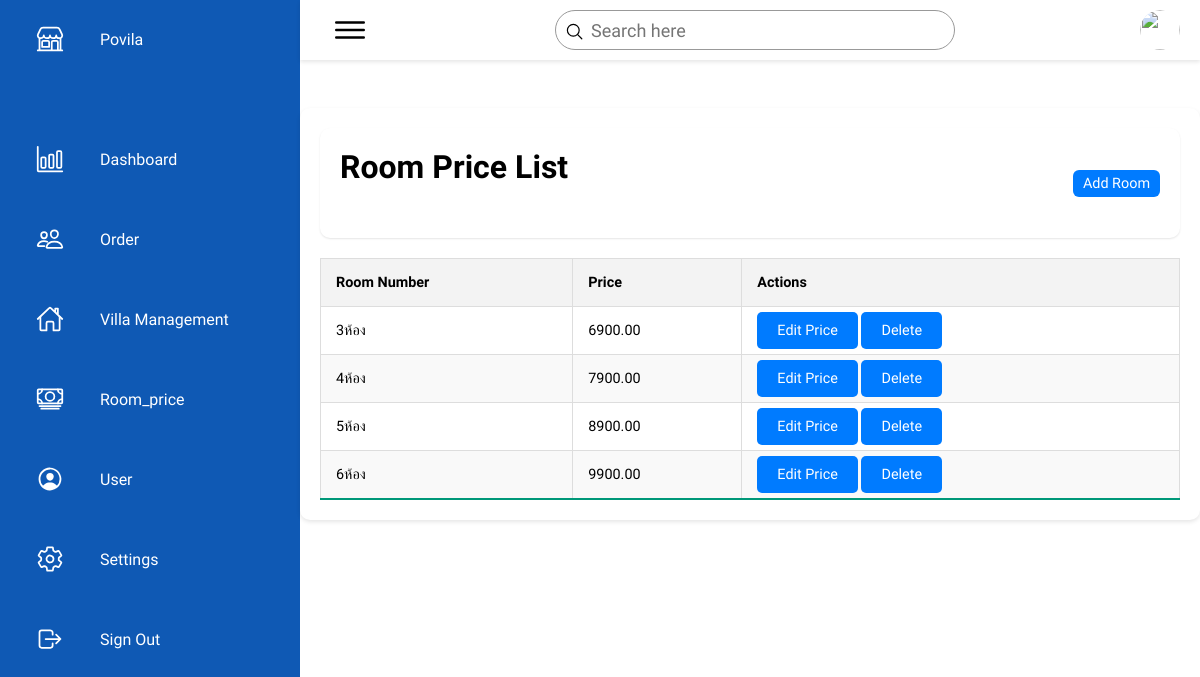
The page /webPovila/admin/room_price_list.php on the database its author committed.
### tables this page shows
CREATE TABLE `room_pirce` (
  `id` int(11) NOT NULL,
  `room` varchar(255) NOT NULL,
  `price` decimal(10,2) NOT NULL
);

### webPovila/admin/room_price_list.php (the view, shortened to what this page needs)
<!DOCTYPE html>
<html lang="en">
<head>
    <link rel="stylesheet" href="../css/admin.css">
    <link rel="stylesheet" href="../css/order.css">
    <link rel="stylesheet" href="../css/user.css">
</head>
<body>
    <div class="container">
        <?php include 'menu.php'; ?>
        <div class="details2">
            <div class="recentOrders">
                <div class="cardHeader">
                    <h2>Room Price List</h2>
                    <a href="add_room.php" class="btn">Add Room</a>
                </div>
                <table>
                    <thead>
                        <tr>
                            <th>Room Number</th>
                            <th>Price</th>
                            <th>Actions</th>
                        </tr>
                    </thead>
                    <tbody>
                        <?php
                        include 'db_connection.php';
                        $sql = "SELECT room, price FROM room_pirce";
                        $result = $conn->query($sql);
                        if ($result->num_rows > 0) {
                            while ($row = $result->fetch_assoc()) {
                                echo "<tr>";
                                echo "<td>{$row['room']}</td>";
                                echo "<td>{$row['price']}</td>";
                                echo "<td>
                                        <a href='edit_price.php?id={$row['room']}' class='btn'>Edit Price</a>
                                        <a href='#' onclick='confirmDelete({$row['room']})' class='btn'>Delete</a>
                                      </td>";
                                echo "</tr>";
                            }
                        } else {
                            echo "<tr><td colspan='3'>No rooms found</td></tr>";
                        }
                        ?>
                    </tbody>
                </table>
            </div>
        </div>
    </div>
</body>
</html>

### webPovila/css/admin.css (style rules this page uses)
* { font-family: "Ubuntu", sans-serif; margin: 0; padding: 0; box-sizing: border-box; }
:root { --blue: #0f59b4; --blue1: #007BFF; --white: #fff; --gray: #f5f5f5; --black1: #222; --black2: #999; --red: #ff6347; --green: #008000; --brown: #cfcece; }
body { min-height: 100vh; overflow-x: hidden; }
.container { position: relative; width: 100%; }
.cardHeader h2 { font-weight: 600; color: var(--blue); }
.cardHeader .btn { position: relative; padding: 5px 10px; background: var(--blue1); text-decoration: none; color: var(--white); border-radius: 6px; }
@media (min-width: 768px) and (max-width: 1366px) { .recentOrders table { width: 100%; font-size: 0.9rem; } }
@media (min-width: 768px) and (max-width: 1366px) { .btn { font-size: 0.9rem; padding: 10px 15px; } }

### webPovila/css/order.css (style rules this page uses)
.btn { padding: 10px 20px; background-color: #007bff; color: #fff; text-decoration: none; border-radius: 5px; transition: background-color 0.3s ease; justify-content: space-between; }
.order-section table, th, td { border: 1px solid #ddd; }
.recentOrders { background: #fff; padding: 20px; border-radius: 10px; box-shadow: 0 2px 4px rgba(0, 0, 0, 0.1); }
table { width: 100%; border-collapse: collapse; }
table thead tr { background: #f3f3f3; text-align: left; }
table th, table td { padding: 12px 15px; border: 1px solid #ddd; }
table tbody tr { border-bottom: 1px solid #ddd; }
table tbody tr:nth-of-type(even) { background: #f9f9f9; }
table tbody tr:last-of-type { border-bottom: 2px solid #009879; }

### webPovila/css/user.css (style rules this page uses)
.details2 { display: flex; justify-content: center; align-items: center; margin-top: 3rem; }
.recentOrders { width: 100%; max-width: 1200px; margin: 0 auto; }
.cardHeader { display: flex; justify-content: space-between; align-items: center; padding: 20px; background: #fff; box-shadow: 0 1px 2px rgba(0, 0, 0, 0.1); border-radius: 10px; margin-bottom: 20px; }
.cardHeader h2 { font-size: 2rem; color: #000; margin-bottom: 2rem; }
.cardHeader .btn { position: relative; padding: 5px 10px; background: var(--blue1); text-decoration: none; color: var(--white); border-radius: 6px; }
.cardHeader a { color: #000; text-decoration: none; }
th { color: #000; }
.btn { background: #007bff; color: #fff; padding: 10px 20px; text-decoration: none; border-radius: 5px; }
table { width: 100%; border-collapse: collapse; }
table thead { background-color: #007bff; color: white; }
table th, table td { padding: 15px; text-align: left; border-bottom: 1px solid #ddd; }

### rows shown on the page
room_pirce: room "3ห้อง", price "6900.00"
room_pirce: room "4ห้อง", price "7900.00"
room_pirce: room "5ห้อง", price "8900.00"
room_pirce: room "6ห้อง", price "9900.00"
